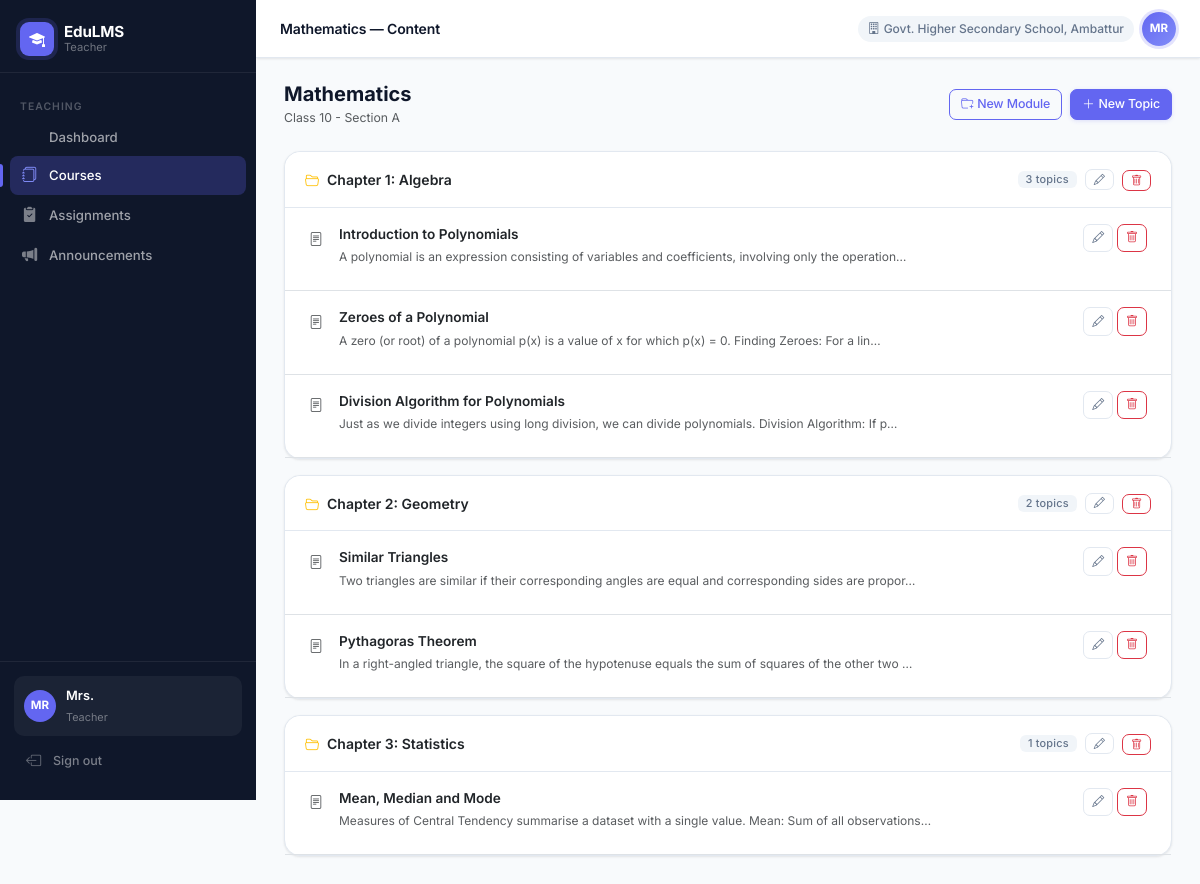
The page /teacher/courses/1/topics (signed in) on the database as committed earlier.
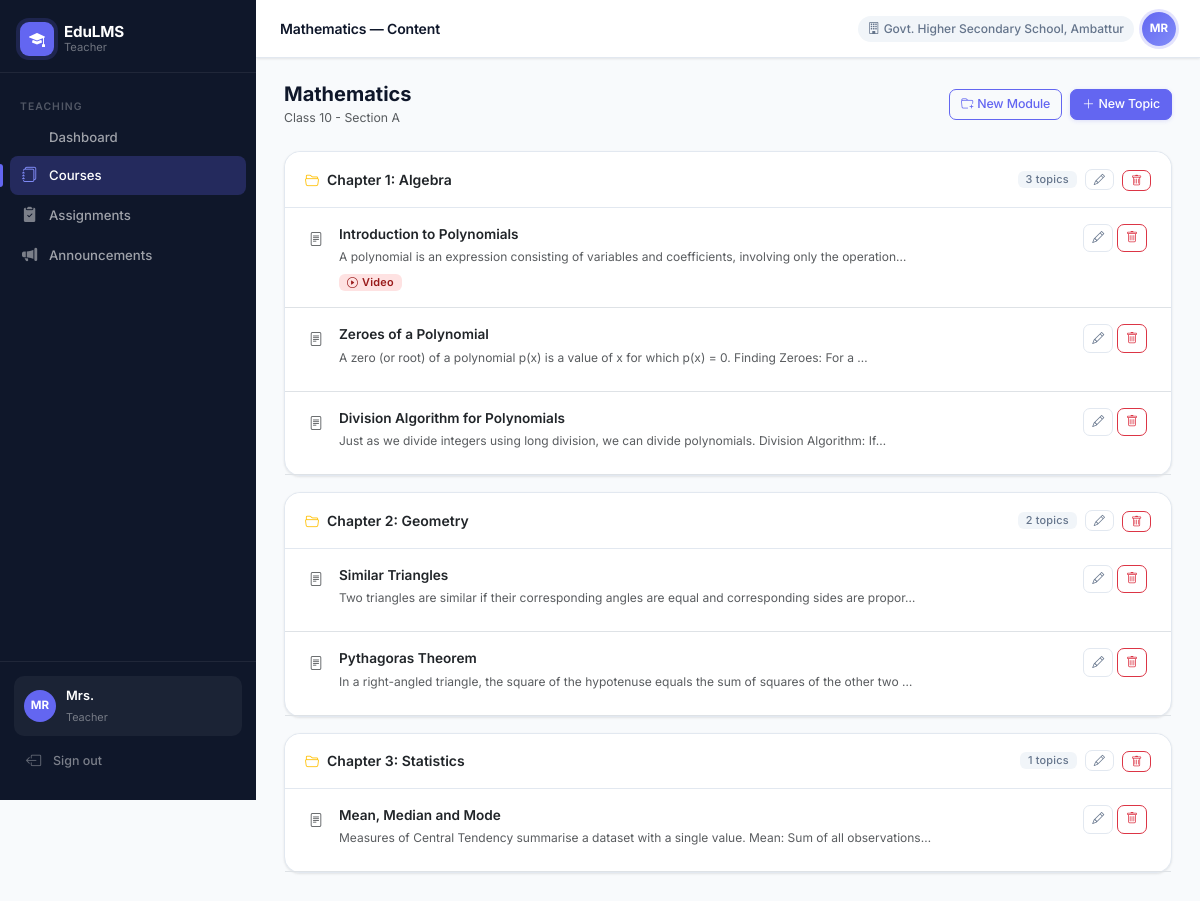
The same page on the database as committed later.
### app/models/academic.py (models this page shows)
class Topic(db.Model):
    __tablename__ = 'topics'
    id = db.Column(db.Integer, primary_key=True)
    module_id = db.Column(db.Integer, db.ForeignKey('modules.id'), nullable=False)
    title = db.Column(db.String(200), nullable=False)
    content_text = db.Column(db.Text)
    file_path = db.Column(db.String(300))       # existing image field
    pdf_path = db.Column(db.String(300))         # NEW — uploaded PDF
    video_url = db.Column(db.String(500))        # NEW — YouTube / Drive embed URL
    order = db.Column(db.Integer, default=0)
    is_active = db.Column(db.Boolean, default=True)

### app/routes/teacher.py (the view, shortened to what this page needs)
@teacher_bp.route('/courses/<int:subject_id>/topics', methods=['GET', 'POST'])
@login_required
@require_role('teacher')
def course_topics(subject_id):
    subject = Subject.query.get_or_404(subject_id)
    modules = Module.query.filter_by(subject_id=subject_id, is_active=True).order_by(Module.order).all()
    return render_template('teacher/course_topics.html', subject=subject, modules=modules)

### app/models/user.py (called while the page is built)
@login_manager.user_loader
def load_user(user_id):
    return User.query.get(int(user_id))

### app/services/rbac.py (called while the page is built)
def require_role(*roles):
    def decorator(f):
        @wraps(f)
        def decorated_function(*args, **kwargs):
            if not current_user.is_authenticated:
                return redirect(url_for('auth.login'))
            if current_user.role not in roles:
                abort(403)
            return f(*args, **kwargs)
        return decorated_function
    return decorator

### app/templates/teacher/course_topics.html (shortened to what this page needs)
{% extends "base.html" %}
{% block page_title %}{{ subject.name }} — Content{% endblock %}
{% block content %}
<div class="d-flex justify-content-between align-items-center mb-4">
    <div>
        <h5 class="fw-bold mb-0">{{ subject.name }}</h5>
        <small class="text-muted">{{ subject.class_ref.name }}</small>
    </div>
    <div class="d-flex gap-2">
        <button class="btn btn-outline-primary btn-sm" data-bs-toggle="modal" data-bs-target="#addModuleModal">
            <i class="bi bi-folder-plus me-1"></i>New Module
        </button>
        <button class="btn btn-primary btn-sm" data-bs-toggle="modal" data-bs-target="#addTopicModal">
            <i class="bi bi-plus-lg me-1"></i>New Topic
        </button>
    </div>
</div>
{% for module in modules %}
<div class="card mb-3">
    <div class="card-header d-flex justify-content-between align-items-center py-3">
        <span class="fw-semibold d-flex align-items-center gap-2">
            <i class="bi bi-folder2-open text-warning"></i>{{ module.title }}
        </span>
        <div class="d-flex align-items-center gap-2">
            <span class="badge" style="background:#f1f5f9;color:#64748b;font-weight:500;">
                {{ module.topics|selectattr('is_active')|list|length }} topics
            </span>
            <button class="btn btn-sm btn-outline-secondary py-0 px-2 edit-module-btn"
                data-module-id="{{ module.id }}"
                data-module-title="{{ module.title }}"
                title="Rename module">
                <i class="bi bi-pencil" style="font-size:.7rem;"></i>
            </button>
            <form method="POST" class="d-inline" onsubmit="return confirm('Delete this module and all its topics?')">
                <button class="btn btn-sm btn-outline-danger py-0 px-2" title="Delete module">
                    <i class="bi bi-trash" style="font-size:.7rem;"></i>
                </button>
            </form>
        </div>
    </div>
    <div class="card-body p-0">
        {% for topic in module.topics if topic.is_active %}
        <div class="d-flex align-items-start px-4 py-3 border-bottom gap-3">
            <i class="bi bi-file-text text-muted mt-1" style="flex-shrink:0"></i>
            <div class="flex-grow-1">
                <div class="fw-semibold" style="font-size:.85rem;">{{ topic.title }}</div>
                {% if topic.content_text %}
                <div class="text-muted mt-1" style="font-size:.75rem;">{{ topic.content_text[:100] }}{% if topic.content_text|length > 100 %}…{% endif %}</div>
                {% endif %}
                <div class="d-flex gap-2 mt-2 flex-wrap">
                    {% if topic.video_url %}
                    <span class="badge" style="background:#fee2e2;color:#991b1b;"><i class="bi bi-play-circle me-1"></i>Video</span>
                    {% endif %}
                </div>
            </div>
            <div class="d-flex gap-1 flex-shrink-0">
                <button class="btn btn-sm btn-outline-secondary py-1 px-2 edit-topic-btn"
                    data-topic-id="{{ topic.id }}"
                    data-module-id="{{ module.id }}"
                    data-title="{{ topic.title }}"
                    data-content="{{ topic.content_text or '' }}"
                    data-video="{{ topic.video_url or '' }}"
                    data-pdf="{{ topic.pdf_path or '' }}"
                    data-image="{{ topic.file_path or '' }}"
                    title="Edit topic">
                    <i class="bi bi-pencil" style="font-size:.75rem;"></i>
                </button>
                <form method="POST" class="d-inline" onsubmit="return confirm('Delete this topic?')">
                    <button class="btn btn-sm btn-outline-danger py-1 px-2" title="Delete topic">
                        <i class="bi bi-trash" style="font-size:.75rem;"></i>
                    </button>
                </form>
            </div>
        </div>
        {% else %}
        <div class="text-muted text-center py-4" style="font-size:.82rem;">No topics yet — add one above.</div>
        {% endfor %}
    </div>
</div>
{% endfor %}
{% endblock %}

Rows that differ between the two databases and show on the page:
changed Topic "Introduction to Polynomials": now shows "Video"
changed Topic "Zeroes of a Polynomial": content_text "A zero (or root) of a polynomial p(x) is a value of x for which p(x) = 0. Finding Zeroes: For a lin" → "A zero (or root) of a polynomial p(x) is a value of x for which p(x) = 0. Finding Zeroes: For a"
changed Topic "Division Algorithm for Polynomials": content_text "Just as we divide integers using long division, we can divide polynomials. Division Algorithm: If p" → "Just as we divide integers using long division, we can divide polynomials. Division Algorithm: If"
